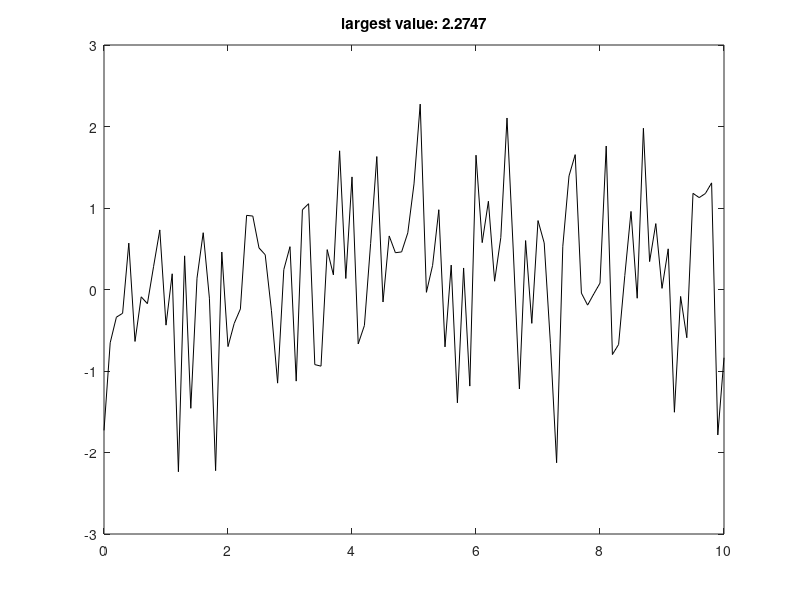

Write the MATLAB code that produced this figure. (Note: this script raises an error after producing the figure.)
% ---------------- unit 4: data types --------------------

% ---- data types known so far
% our good old friend, the double
a=1
% the logical
b=5<1

% ---- data type half-known so far: char(acter),
% char arrays 
c='hallo'
% some functions for dealing with character arrays
ischar(c)
c='Mama ate a banana grown in Panama'
strfind(c,'ma')
strfind(c,'Ma')
% we can perform the usual array manipulations
fliplr('risotto sir?')
flipud(['cat  ';'eats ';'mouse'])

% what are character arrays needed for?

% 1. e.g. for titles, labels, etc
x=0:.1:10;
y3=randn(size(x));
plot(x,y3,'k-');
title(['largest value: ' num2str(max(y3))]);

% 2. e.g. for building file names with ascending
% numbers as part of the file name 
fIndex=[8:20];
numOfFiles=length(fIndex);
% from the array of integers generate a char array 
% with four columns, namely the zero-padded file
% indices
for i=1:numOfFiles
  fName(i,:)=['dataFile_' sprintf('%.4i',fIndex(i)) '.mcd']; 
end
fName
% this list could then be used e.g. to load all
% the files in it from disk and perform some
% computation on the data in them:
try
  for i=1:numOfFiles
    load(fName(i,:));
    % perform some computation on the data..
  end
catch MExc
  disp(MExc.message);
end


%  ------- NEW data types
% ** 1. struct(ure) arrays **
animal.name='cow';
whos animal
animal.numberOfFeet=4;
animal.sound='moooh';
whos animal

% we can have structure arrays
animal(2).name= 'swordfish';
animal(2).numberOfFeet=nan;     
animal(2).sound='';             % empty char

% note the automatic expansion of the 
% struct array
animal(10).name='centipede';
animal(10).numberOfFeet=100;
animal(10).sound='krrz';
whos animal
animal
animal(3)
animal.numberOfFeet

% access to the fields:
% assuming all animals are bilaterally symmetric
% let's 'compute' the number of feet on either
% side of the rostrocaudal axis
a=animal(1).numberOfFeet/2

% can we compute this for all elements whithout a
% loop?? --> yes, but only by concatenation of
% values via []
[animal([1:2 10]).numberOfFeet]/2

% the inverse problem: setting values of all
% fields: it won't work like this
animal(1:end).planet='earth'
% we have to use the 'deal' function on the right
% hand side and square brackets on the left hand
% side
[animal(1:end).planet]=deal('earth');
% or just
[animal.planet]=deal('earth');

% structure arrays may be n-dimensional
animal(1,1,2).name='goldfish'

% here is an example of a structure used in real
% life:
edit dset_04708001

% A potentially useful example of 'batch
% processing': the output of function dir is a
% struct array. The four fields of this struct
% array allow you to e.g. generate a list of files
% in the current directory
% - all files in the data subdirectory:
s=dir('data');
s
s.name
% since this will include directories as well, we
% have to make use of field isdir to get rid of
% them:
[s.isdir]
s(~[s.isdir]).name
% using function char, we can thus generate a file
% list
fList=char(s(~[s.isdir]).name)
% we can also determine the largest file
[~,mIx]=max([s.bytes]);
s(mIx).name
% - all files in the data subdir ending in *.asc:
s=dir('data\*.asc')


% ** 2. Cell arrays **
% like struct arrays, cell arrays allow you to
% keep data of largely different type and size
% together in one variable
% -->> see ill2.jpg for an example of a usage of
% cell arrays
% a single cell
c={3}
% this does not work: 
c+3
% but this
c{1}+3
% as promised, we may combine variables of 
% different classes in a cell array:
c{2}='cow'
% equivalent:
c(2)={'cow'}

% ***********************************************
% *  {} = reference to the 'content' of a cell  *
% *  () = reference to a cell                   *
% ***********************************************

% cell arrays may hold any type of data
c(3)={ones(10)}
% access to the elements:
c{3}(5,1:2)
% cell arrays may be n-dim
c(1,1,2)={123}

% another example of usage of a cell array:
% the output of an analysis of variance (the
% function computing it is available at the matlab
% file exchange).
% Let's load some data
load d05
% do the computations
stats=rm_anova2(ds(:,2),indv,groupTag(:,1),groupTag(:,2),groupTagName)
% The function's author decided to place the 
% results into a cell array which allows for 
% both an acceptable display of and easy access 
% to the results. E.g., you may want to compute a
% measure of effect size called partial eta
% squared, which is computed from the summed
% squares terms in the table:
partialEta2=stats{2,2}/(stats{2,2}+stats{5,2})

% ** 3. tables **
% In R2013b, new data type 'table' was introduced.
% After cursory reading about tables we may be
% tempted to create our database of animals as a
% table like this (note the transpose operators):
animals=table({'cow','swordfish','centipede'}',...
  [4 nan 100]',{'mooh','','krrz'}')
whos animals

% Fine, we have a table, but with nondescript
% column headers 'Var1' and so on. We can do
% better by assigning concrete names to the
% columns = variables
animals=table({'cow','swordfish','centipede'}',...
  [4 nan 100]',{'mooh','','krrz'}',...
  'VariableNames',{'name','numFeet','sound'})

% Now, we can use syntax we know from struct
% arrays to access the table's columns
animals.name
animals.numFeet/2
% So, major lesson learned: columns = variables
% are an essential concept of tables. Variables
% can be logical arrays, numerical arrays (like
% the column quantifying the number of feet), cell
% arrays or any other array, the only requirement
% being that all variables have the same number of
% rows.
% Let's look at this:
animals=table([4 nan 100]',{'mooh','','krrz'}',...
'RowNames',{'cow','swordfish','centipede'},...
'VariableNames',{'numFeet','sound'})
% So, we can obviously also specify row names.
% We'll get back to this further below.

% Access to the elements of the table follows a
% similar logic as that of cell arrays:
% - this is a (mini-) table
animals(3,1) 
% - this is the content of the table in that
% position, a single number
animals{3,1} 
% Be aware that accessing elements of a variable
% that is a cell array requires double
% 'unwrapping':
% - this is a cell array
animals{3,2}
% - this is a char array
animals{3,2}{1}

% Let's now assign values and see whether there is
% automatic expansion of tables, too
animals{5,1}=6
animals{5,2}={'sss-sss'}
% or 
animals(5,:)={6,{'sss-sss'}}
% Yes, there is automatic expansion, the rules
% being those we know already from numerical
% arrays (gaps are filled with zeros) and cell
% arrays (gaps are filled with []). However, the
% new row names are nondescript. We can change
% this:
animals.Properties
animals.Properties.RowNames{5}='blowfly'

% Q: can we have higher-dimensional tables?
animals{5,1,1}=4
% A: No. Tables are by design 2D.

% There are a number of function pairs which
% convert data to and from tables, e.g.
% array2table and table2array, cell2table and
% table2cell, etc.

% Summary and additional notes in connection with
% data type table:
% 1. Tables are a high-level, specialized data
% type that is useful for many kinds of data that
% are best stored or assembled in tabular format.
% 2. Compared to struct arrays and cell arrays
% tables have the advantage of some built-in
% checking of data consistency, thus minimizing
% errors when large data sets are assembled. See
% exercise 4.7. However, specialization comes at a
% price, namely, the loss of universality (tables
% cannot be higher-dimensional).
% 3. Dealing with tables requires solid knowledge
% of cell arrays and struct arrays/dot notation
% syntax, in other words, is not straightforward.
% 4. Backward compatibility of code is an issue.
% Any code relying on this data type will
% obviously not run on Matlab releases prior to
% the introduction of tables (R2013b). 
% 5. The Mathworks state that tables will be here
% to stay in Matlab, and right now there is no
% reason to suspect otherwise. A range of newly
% added functions produce tables as an output,
% including those reading data from files (see the
% next demo). However, generally think twice
% before you jump on the bandwagon immediately
% after a new data type has been introduced. For
% example, data type 'dataset', introduced not too
% long ago, will be slowly phased out (in favor of
% tables). Anyone who used the dataset type are
% therefore forced to modify their code, at least
% in the long run.